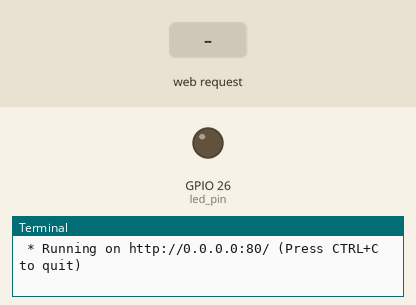
This program was run on a simulated Raspberry Pi (BCM pin numbers). Shown: output pins drawn as LEDs (lit = HIGH), the last lines printed to the terminal. The inputs (shaded band) are chosen by the test bench. The clock reads 2024-03-15 10:24:30 at power-on unless the program sets it.

Above: at 1.2 s.
1.3 s: HTTP request for /led_on received
At 2.5 s:
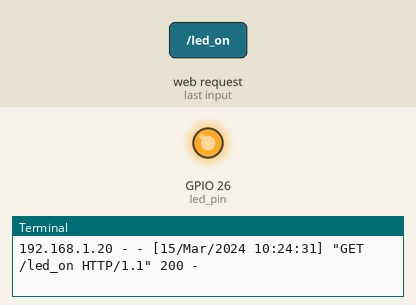
4.3 s: HTTP request for /led_off received
At 4.8 s:
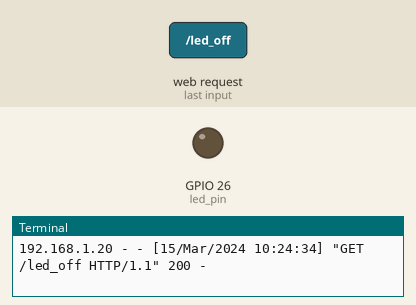
Timing chart, 0 to 7.3 s (numbered marks = the images above; inputs shaded):
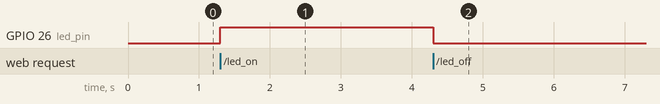

Measured:
- after the input at 1.3 s, GPIO 26 (led_pin): LOW → HIGH at once
- after the input at 4.3 s, GPIO 26 (led_pin): HIGH → LOW at once

The program:

flask_led.py
```python
from flask import Flask
import RPi.GPIO as GPIO

GPIO.cleanup()
GPIO.setwarnings(False)

#라즈베리파이 설정
GPIO.setmode(GPIO.BCM)

led_pin = 26
GPIO.setup(led_pin, GPIO.OUT)

#인스턴스(객체) 생성
app = Flask(__name__)

#URL "/"요청이 오면
@app.route('/')
def hello():
	return 'Hello Flask'

@app.route('/led_on')
def led_on():
	GPIO.output(led_pin, GPIO.HIGH)
	return 'LED On'

@app.route('/led_off')
def led_off():
	GPIO.output(led_pin, GPIO.LOW)
	return 'LED Off'

@app.route('/clean_up')
def clean_up():
	GPIO.cleanup()
	return 'GPIO cleanup'

if __name__ == '__main__' :
	app.run(debug=False, port=80, host='0.0.0.0')
```
